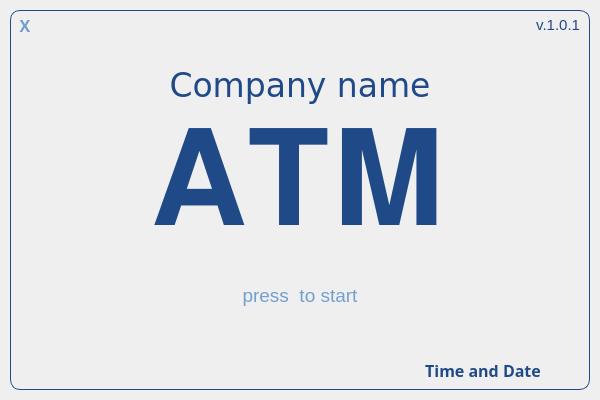
<?xml version="1.0" encoding="UTF-8"?>
<ui version="4.0">
 <class>AtmSplashScreen</class>
 <widget class="QMainWindow" name="AtmSplashScreen">
  <property name="geometry">
   <rect>
    <x>0</x>
    <y>0</y>
    <width>600</width>
    <height>400</height>
   </rect>
  </property>
  <property name="font">
   <font>
    <pointsize>11</pointsize>
   </font>
  </property>
  <property name="windowTitle">
   <string>MainWindow</string>
  </property>
  <property name="styleSheet">
   <string notr="true"/>
  </property>
  <widget class="QWidget" name="CentralWidget">
   <widget class="QLabel" name="version_label">
    <property name="geometry">
     <rect>
      <x>520</x>
      <y>17</y>
      <width>60</width>
      <height>15</height>
     </rect>
    </property>
    <property name="styleSheet">
     <string notr="true">border: 0px solid black;
color: rgb(32, 74, 135);</string>
    </property>
    <property name="text">
     <string>v.1.0.1</string>
    </property>
    <property name="alignment">
     <set>Qt::AlignRight|Qt::AlignTrailing|Qt::AlignVCenter</set>
    </property>
   </widget>
   <widget class="QFrame" name="frame">
    <property name="geometry">
     <rect>
      <x>10</x>
      <y>10</y>
      <width>580</width>
      <height>380</height>
     </rect>
    </property>
    <property name="styleSheet">
     <string notr="true">background: transparent;
border: 1px solid  rgb(32, 74, 135);
border-radius: 10px;</string>
    </property>
    <property name="frameShape">
     <enum>QFrame::StyledPanel</enum>
    </property>
    <property name="frameShadow">
     <enum>QFrame::Raised</enum>
    </property>
    <widget class="QLabel" name="atm_company_name_label">
     <property name="geometry">
      <rect>
       <x>35</x>
       <y>40</y>
       <width>510</width>
       <height>70</height>
      </rect>
     </property>
     <property name="font">
      <font>
       <family>DejaVu Sans</family>
       <pointsize>25</pointsize>
       <weight>50</weight>
       <italic>false</italic>
       <bold>false</bold>
      </font>
     </property>
     <property name="styleSheet">
      <string notr="true">QLabel {
border: 0px solid rgb(32, 74, 135);
color: rgb(32, 74, 135);
}
</string>
     </property>
     <property name="text">
      <string>Company name</string>
     </property>
     <property name="alignment">
      <set>Qt::AlignCenter</set>
     </property>
    </widget>
    <widget class="QLabel" name="atm_label">
     <property name="geometry">
      <rect>
       <x>140</x>
       <y>100</y>
       <width>300</width>
       <height>150</height>
      </rect>
     </property>
     <property name="font">
      <font>
       <family>FreeSans</family>
       <pointsize>100</pointsize>
       <weight>75</weight>
       <bold>true</bold>
       <underline>false</underline>
       <strikeout>false</strikeout>
       <kerning>false</kerning>
      </font>
     </property>
     <property name="styleSheet">
      <string notr="true">background: transparent;
border: 0px;
color:rgb(32, 74, 135);
</string>
     </property>
     <property name="text">
      <string>ATM</string>
     </property>
     <property name="alignment">
      <set>Qt::AlignCenter</set>
     </property>
    </widget>
    <widget class="QLabel" name="text_label">
     <property name="geometry">
      <rect>
       <x>170</x>
       <y>270</y>
       <width>240</width>
       <height>30</height>
      </rect>
     </property>
     <property name="font">
      <font>
       <pointsize>14</pointsize>
       <underline>false</underline>
      </font>
     </property>
     <property name="styleSheet">
      <string notr="true">border: 0px solid  rgb(32, 74, 135);
color: rgb(114, 159, 207);</string>
     </property>
     <property name="text">
      <string>press &lt;Enter&gt; to start</string>
     </property>
     <property name="alignment">
      <set>Qt::AlignCenter</set>
     </property>
    </widget>
   </widget>
   <widget class="QPushButton" name="exit_button">
    <property name="geometry">
     <rect>
      <x>15</x>
      <y>15</y>
      <width>20</width>
      <height>20</height>
     </rect>
    </property>
    <property name="font">
     <font>
      <family>Tlwg Mono</family>
      <pointsize>12</pointsize>
      <weight>75</weight>
      <bold>true</bold>
     </font>
    </property>
    <property name="styleSheet">
     <string notr="true">QPushButton {
border-radius: 5px;
color: rgb(114, 159, 207);;
}
QPushButton:hover {
border: 1px solid rgb(136, 138, 133);
}
QPushButton:pressed {
color:rgb(136, 138, 133);
}</string>
    </property>
    <property name="text">
     <string>X</string>
    </property>
   </widget>
   <widget class="QLabel" name="timedate_label">
    <property name="geometry">
     <rect>
      <x>383</x>
      <y>360</y>
      <width>200</width>
      <height>20</height>
     </rect>
    </property>
    <property name="font">
     <font>
      <family>Tlwg Mono</family>
      <pointsize>12</pointsize>
      <weight>75</weight>
      <bold>true</bold>
     </font>
    </property>
    <property name="styleSheet">
     <string notr="true">QLabel {
background: transparent;
border: 0px solid rgb(32, 74, 135);
color:rgb(32, 74, 135);
}

</string>
    </property>
    <property name="text">
     <string>Time and Date</string>
    </property>
    <property name="alignment">
     <set>Qt::AlignCenter</set>
    </property>
   </widget>
  </widget>
 </widget>
 <resources/>
 <connections>
  <connection>
   <sender>exit_button</sender>
   <signal>clicked()</signal>
   <receiver>AtmSplashScreen</receiver>
   <slot>close()</slot>
   <hints>
    <hint type="sourcelabel">
     <x>15</x>
     <y>22</y>
    </hint>
    <hint type="destinationlabel">
     <x>16</x>
     <y>51</y>
    </hint>
   </hints>
  </connection>
 </connections>
</ui>
